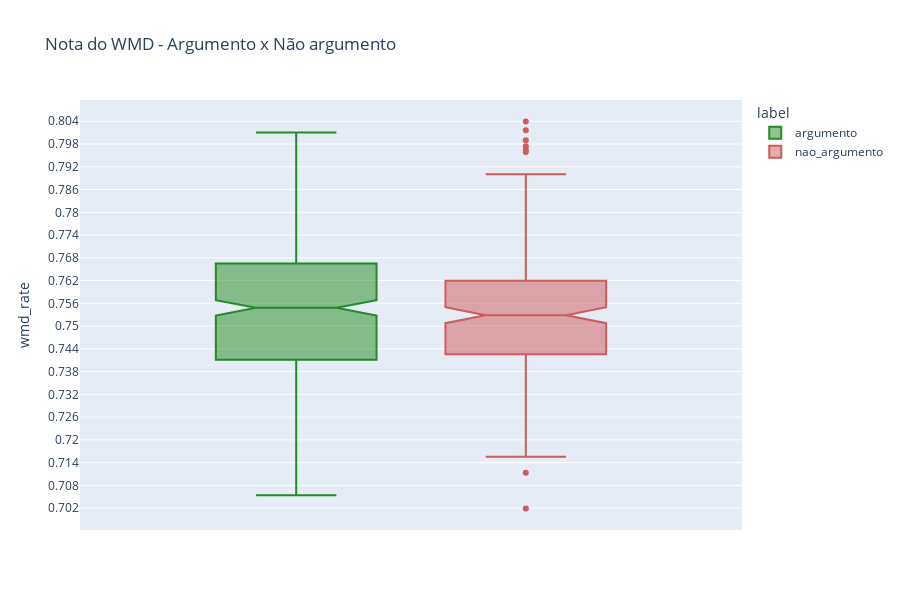

The notebook cell this image was saved under:
### Code cell
f = px.box(grouped_by_arg, y='wmd_rate', color='label', notched=True, color_discrete_sequence=['forestgreen', 'indianred'], title="Nota do WMD - Argumento x Não argumento", height=610)
f.update_yaxes(
    dtick=0.006
)
f.show()

### Figure 1 — Plotly figure (JSON) as saved in the notebook; plotly's stock layout.template omitted (floating-point values rounded to 4 significant figures; data arrays with more than 128 entries replaced by an {"elided": "..."} marker saying what was removed)
{"data": [{"alignmentgroup": "True", "hovertemplate": "label=argumento<br>wmd_rate=%{y}<extra></extra>", "legendgroup": "argumento", "marker": {"color": "forestgreen"}, "name": "argumento", "notched": true, "offsetgroup": "argumento", "orientation": "v", "showlegend": true, "type": "box", "x0": " ", "xaxis": "x", "y": {"elided": "386 float values"}, "y0": " ", "yaxis": "y"}, {"alignmentgroup": "True", "hovertemplate": "label=nao_argumento<br>wmd_rate=%{y}<extra></extra>", "legendgroup": "nao_argumento", "marker": {"color": "indianred"}, "name": "nao_argumento", "notched": true, "offsetgroup": "nao_argumento", "orientation": "v", "showlegend": true, "type": "box", "x0": " ", "xaxis": "x", "y": {"elided": "207 float values"}, "y0": " ", "yaxis": "y"}], "layout": {"boxmode": "group", "height": 610, "legend": {"title": {"text": "label"}, "tracegroupgap": 0}, "title": {"text": "Nota do WMD - Argumento x Não argumento"}, "xaxis": {"anchor": "y", "domain": [0, 1]}, "yaxis": {"anchor": "x", "domain": [0, 1], "dtick": 0.006, "title": {"text": "wmd_rate"}}}}
